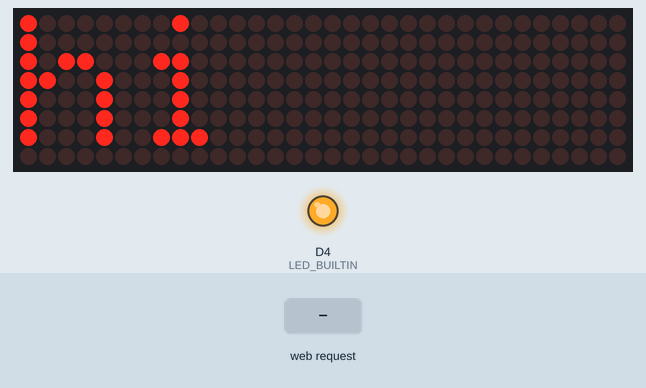
Simulated run of this sketch. Board: ESP8266 (NodeMCU). Shown: 32×8 LED matrix, output pins drawn as LEDs (lit = HIGH, except the on-board LED, lit = LOW). The inputs (shaded band) are chosen by the test bench. WiFi joins after 1.5 s; servers stay silent unless stated; what the sketch prints to the serial monitor is not drawn.

Above: at 7.9 s.
8.0 s: HTTP request GET /onACall received
At 8.15 s:
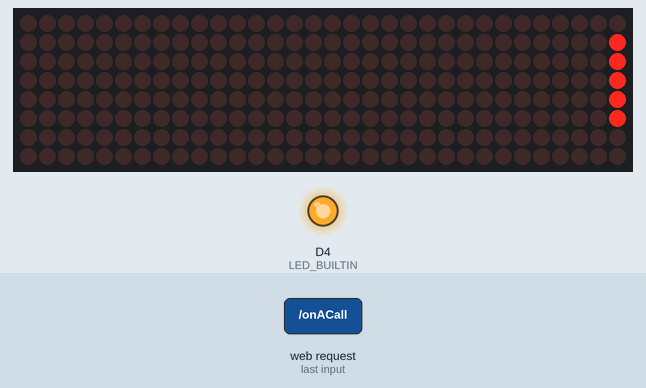
At 8.76 s:
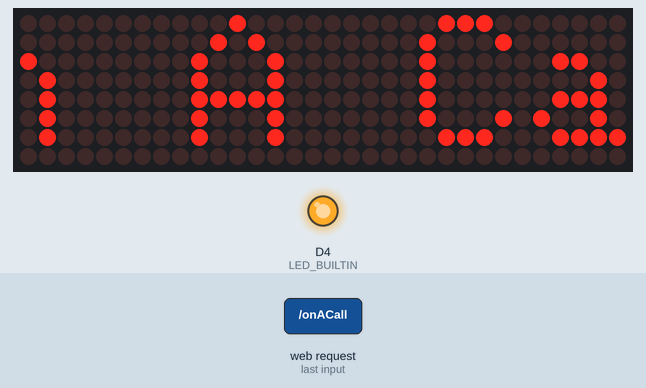
10.4 s: HTTP request GET / received
At 12.6 s:
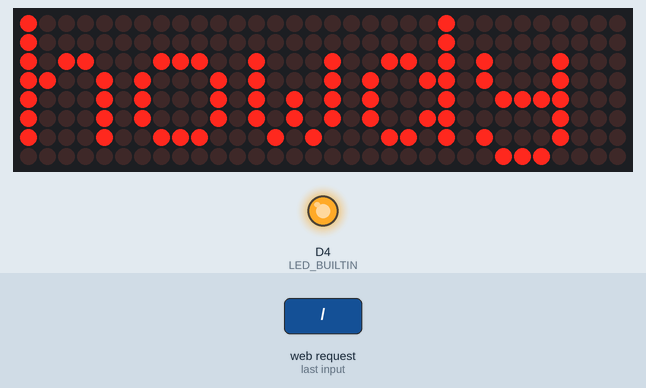
Timing chart, 0 to 14.1 s (numbered marks = the images above; inputs shaded):
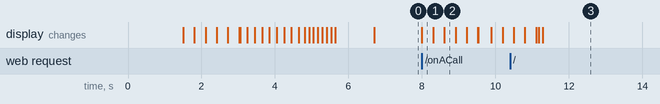

Measured:
- after the input at 8.0 s, the display: changes at once (image 1)
- after the input at 10.4 s, the display: first differs from a run without the input after 0.89 s (image 3)

The sketch:

onACall.ino
```cpp
#include <ESP8266WiFi.h>
#include <ESP8266WebServer.h>
#include <Adafruit_GFX.h>
#include <Max72xxPanel.h>

String marqueeMessage = "";
// Display Settings
// CLK -> D5 (SCK)
// CS  -> D6
// DIN -> D7 (MOSI)
const int pinCS = D6; // Attach CS to this pin, DIN to MOSI and CLK to SCK (cf http://arduino.cc/en/Reference/SPI )
int displayIntensity = 4;  //(This can be set from 0 - 15)
const int numberOfHorizontalDisplays = 4; // default 4 for standard 4 x 1 display Max size of 16
const int numberOfVerticalDisplays = 1; // default 1 for a single row height
/* set ledRotation for LED Display panels (3 is default)
0: no rotation
1: 90 degrees clockwise
2: 180 degrees
3: 90 degrees counter clockwise (default)
*/
int ledRotation = 3;
int displayScrollSpeed = 15; // In milliseconds -- Configurable by the web UI (slow = 35, normal = 25, fast = 15, very fast = 5)

// LED Settings
const int offset = 1;
int refresh = 0;
int spacer = 1;  // dots between letters
int width = 5 + spacer; // The font width is 5 pixels + spacer
Max72xxPanel matrix = Max72xxPanel(pinCS, numberOfHorizontalDisplays, numberOfVerticalDisplays);


ESP8266WebServer server;
char* ssid = "networkName";
char* password = "networkPassword";
// 192.168.86.78

void setup() {
	WiFi.begin(ssid, password);
	Serial.begin(115200);

	// Initialize digital pin for LED
	pinMode(LED_BUILTIN, OUTPUT);

	// New Line to clear from start garbage
	Serial.println();

	// initialize display
	matrix.setIntensity(0);

	while(WiFi.status() != WL_CONNECTED) {
		Serial.print(".");
		delay(500);
	}

	Serial.println(WiFi.localIP());

	server.on("/", home);
	server.on("/onACall", onACall);
	server.on("/offACall", offACall);

	server.begin();

	int maxPos = numberOfHorizontalDisplays * numberOfVerticalDisplays;
	for (int i = 0; i < maxPos; i++) {
		matrix.setRotation(i, ledRotation);
		matrix.setPosition(i, maxPos - i - 1, 0);
	}

	Serial.println("matrix created");
	matrix.fillScreen(LOW); // show black
	scrollMessage(WiFi.localIP().toString());

	for (int inx = 0; inx <= 15; inx++) {
		matrix.setIntensity(inx);
		delay(100);
	}
	for (int inx = 15; inx >= 0; inx--) {
		matrix.setIntensity(inx);
		delay(60);
	}
	delay(1000);
	matrix.setIntensity(displayIntensity);
}

void loop() {
	server.handleClient();
	matrix.fillScreen(LOW); // show black

	if (marqueeMessage != "") {
		scrollMessage(marqueeMessage);
	} else {
		centerPrint("hi");
	}
}

void home() {
	server.send(200, "text/plain", "Velcro is such a rip off");
	centerPrint("howdy");
	delay(5000);
}

void onACall() {
	server.send(200);
	marqueeMessage = "On A Call...";
}

void offACall() {
	server.send(200);
	centerPrint("done");
	delay(5000);
	marqueeMessage = "";
}

void centerPrint(String msg) {
	matrix.fillScreen(LOW); // clear previous text
	int x = (matrix.width() - (msg.length() * width)) / 2;

	matrix.setCursor(0, 0);
	matrix.print(msg);

	matrix.write();
}

void scrollMessage(String msg) {
	msg += " "; // add a space at the end
	for ( int i = 0 ; i < width * msg.length() + matrix.width() - 1 - spacer; i++ ) {

	if (refresh == 1) i = 0;
	refresh = 0;
	matrix.fillScreen(LOW);

	int letter = i / width;
	int x = (matrix.width() - 1) - i % width;
	int y = (matrix.height() - 8) / 2; // center the text vertically

	while ( x + width - spacer >= 0 && letter >= 0 ) {
		if ( letter < msg.length() ) {
		matrix.drawChar(x, y, msg[letter], HIGH, LOW, 1);
		}

		letter--;
		x -= width;
	}

	matrix.write(); // Send bitmap to display
	delay(displayScrollSpeed);
	}
	matrix.setCursor(0, 0);
}
```
